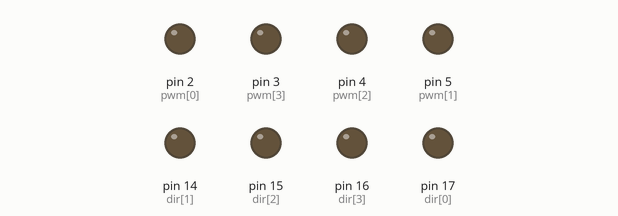
Recording of a sketch running on a simulated Arduino Uno, built with avr-gcc and run on an emulated ATmega328P. Parts: output pins drawn as LEDs (lit = HIGH).

Above: at 0.05 s.
At 3.0 s:
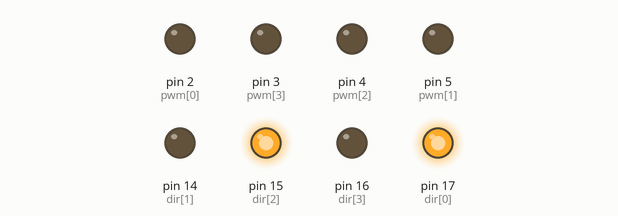
At 6.0 s:
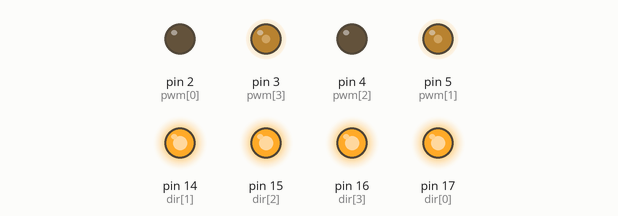
At 6.95 s:
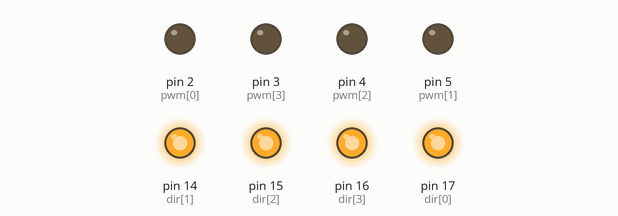
At 9.0 s:
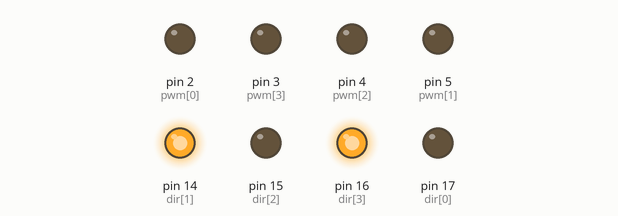
At 12.0 s:
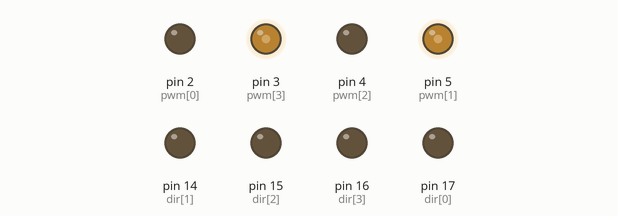
Timing chart, 0 to 15.6 s (numbered marks = the images above):
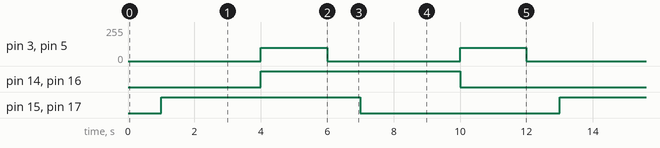

The sketch:

Botdirection_loop_.ino
```cpp
int dir[4]={17,14,15,16};
int pwm[4]={2,5,4,3};
bool clock=1;
void setup() {
  // put your setup code here, to run once:
  for(int i=0;i< 4;i++){
  pinMode(dir[i],OUTPUT);
  pinMode(pwm[i],OUTPUT);
  }

}


void loop() {
  // put your main code here, to run repeatedly:
  delay(1000);
  for(int i=0;i<4;i=i+2)
  {
    digitalWrite(dir[i],HIGH);
    analogWrite(pwm[i],100);
  }
    delay(2000);
    for(int i=0;i<4;i=i+2)
 {
    analogWrite(pwm[i],0);
 }
    delay(1000);
    for(int i=1;i<4;i=i+2)
 {
    digitalWrite(dir[i],HIGH);
    analogWrite(pwm[i],100);
  }
    delay(2000);
    for(int i=1;i<4;i=i+2)
  {
    analogWrite(pwm[i],0);
  }
    delay(1000);
  for(int i=0;i<4;i=i+2)
  {
    digitalWrite(dir[i],LOW);
    analogWrite(pwm[i],100);
  }
  delay(2000);
  for(int i=0;i<4;i=i+2)
  {
    analogWrite(pwm[i],0);
  }
  delay(1000);
  for(int i=1;i<4;i=i+2)
  {
    digitalWrite(dir[i],LOW);
    analogWrite(pwm[i],100);
  }
    delay(2000);
    for(int i=1;i<4;i=i+2)
  {
    analogWrite(pwm[i],0);
  }
}
```

Measured:
- by itself, pin 3 (pwm[3]), pin 5 (pwm[1]): alternates 100/255 for 2.0 s and 0/255 for 4.0 s
- by itself, pin 14 (dir[1]), pin 15 (dir[2]), pin 16 (dir[3]), pin 17 (dir[0]): alternates HIGH for 6.0 s and LOW for 6.0 s
